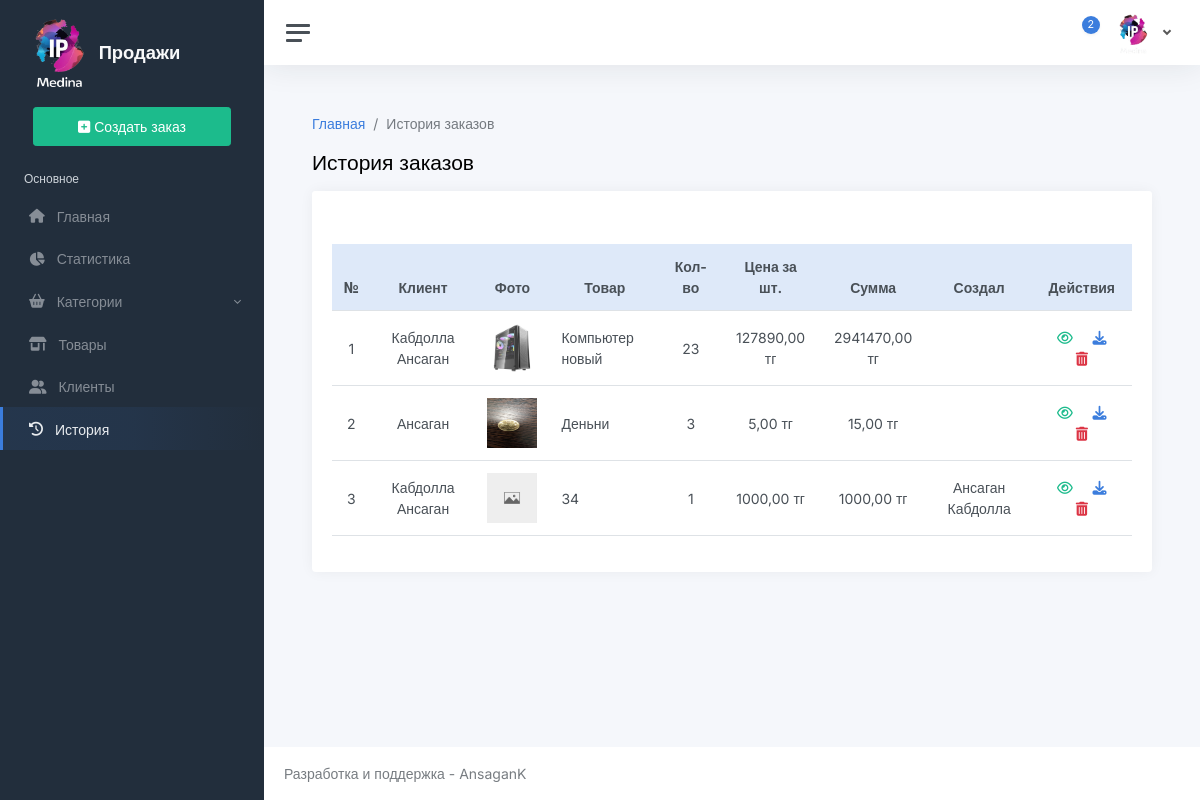
/order, run on the app's committed database.
### app/models/product.py (models this page shows, shortened)
class Order(BaseModel):
    uuid = models.UUIDField(default=uuid.uuid4, editable=False, unique=True)
    product = models.ForeignKey(Product, on_delete=models.CASCADE, related_name='orders')
    client = models.ForeignKey(Client, on_delete=models.CASCADE, related_name='orders')
    quantity = models.PositiveIntegerField(default=1)
    created_user = models.ForeignKey(User, on_delete=models.SET_NULL, null=True, blank=True)
    class Meta:
        verbose_name = 'Продажа'
        verbose_name_plural = 'Продажи'
    @property
    def get_sum(self):
        return self.product.price * self.quantity

class Product(BaseModel):
    name = models.CharField(max_length=512, null=True, blank=True)
    slug = models.SlugField(max_length=512, null=True, blank=True)
    price = models.DecimalField(max_digits=10, decimal_places=2, null=True, blank=True)
    img = models.ImageField(upload_to='products/', null=True, blank=True)
    quantity = models.IntegerField(null=True, blank=True, default=1)
    subcategory = models.ForeignKey(
        Subcategory, on_delete=models.SET_NULL, null=True, blank=True, related_name='products'
    )
    class Meta:
        verbose_name = 'Товар'
        verbose_name_plural = 'Товары'

### app/models/client.py (models this page shows, shortened)
class Client(BaseModel):
    name = models.CharField(max_length=128, null=True, blank=True)
    last_name = models.CharField(max_length=128, null=True, blank=True)
    first_name = models.CharField(max_length=128, null=True, blank=True)
    patronymic = models.CharField(max_length=128, null=True, blank=True)
    email = models.EmailField(max_length=128, null=True, blank=True)
    phone = models.CharField(max_length=128, null=True, blank=True)
    address = models.CharField(max_length=128, null=True, blank=True)
    class Meta:
        verbose_name = 'Клиент'
        verbose_name_plural = 'Клиенты'
    @property
    def get_full_name(self):
        full_name = ''
        full_name += f'{self.last_name}' if self.last_name else ''
        full_name += f' {self.first_name}' if self.first_name else ''
        full_name += f' {self.patronymic}' if self.patronymic else ''
        return full_name.strip()
    @property
    def get_name(self):
        if self.name:
            return self.name
        return self.get_full_name

### app/views/order.py (the view)
# urls.py: path('order', views.order_list, name='order_list'),
def order_list(request):
    orders = Order.objects.all()
    orders = orders.select_related('product')
    orders = orders.select_related('client')
    return render(request, 'app/order/list.html', {
        'orders': orders
    })

### app/context_processors.py (called while the page is built)
def get_categories(request):
    categories = Category.objects.all()
    categories.prefetch_related('subcategories')
    return {'categories': categories}

### app/models/category.py (called while the page is built)
    def get_absolute_url(self):
        return reverse('app:subcategory_detail', args=[self.slug])

### app/templates/app/order/list.html (shortened to what this page needs)
{% extends 'base.html' %}
{% load static %}
{% block name %}
    История заказов
{% endblock %}
{% block breadcrumb %}
    <nav aria-label="breadcrumb">
        <ol class="breadcrumb">
            <li class="breadcrumb-item"><a href="{% url 'app:home' %}">Главная</a></li>
            <li class="breadcrumb-item active">История заказов</li>
        </ol>
    </nav>
{% endblock %}
{% block content %}
    <div class="w-100 overflow-auto">
        <table class="table table-responsive table text-center">
            <thead class="bg-primary-light">
            <tr>
                <th>№</th>
                <th>Клиент</th>
                <th>Фото</th>
                <th>Товар</th>
                <th>Кол-во</th>
                <th>Цена за шт.</th>
                <th>Сумма</th>
                <th>Создал</th>
                <th>Действия</th>
            </tr>
            </thead>
            <tbody>
            {% for order in orders %}
                <tr>
                    <td>{{ forloop.counter }}</td>
                    <td>{{ order.client.get_name }}</td>
                    <td class="text-start"><img style="margin: auto; display: block" src="
                            {% if order.product.img %}{{ order.product.img.url }}{% else %}{% static 'app/img/not_found.jpg' %}{% endif %}"
                                                width="50" height="50" alt=""></td>
                    <td class="text-start">{{ order.product.name }}</td>
                    <td>{{ order.quantity }}</td>
                    <td>{{ order.product.price }} тг</td>
                    <td>{{ order.get_sum }} тг</td>
                    <td>{{ order.created_user.get_full_name }}</td>
                    <td>
                        <a href="" class="me-2 ms-2"><i class="fa fa-eye text-success"></i></a>
                        <a href="{% url 'app:order_check_pdf' order.uuid %}" class="me-2 ms-2"><i
                                class="fa fa-download"></i></a>
                        <a href="{% url 'app:delete_order' order.uuid %}" class="me-2 ms-2"><i
                                class="fa fa-trash text-danger"></i></a>
                    </td>
                </tr>
            {% endfor %}
            </tbody>
        </table>
    </div>
{% endblock %}

### data on the page
Order: client.get_name "Кабдолла Ансаган", product.img (picture), product.name "Компьютер новый", quantity "23", product.price "127890,00", get_sum "2941470,00"
Order: client.get_name "Ансаган", product.img (picture), product.name "Деньни", quantity "3", product.price "5,00", get_sum "15,00"
Order: client.get_name "Кабдолла Ансаган", product.name "34", quantity "1", product.price "1000,00", get_sum "1000,00", created_user.get_full_name "Ансаган Кабдолла"
